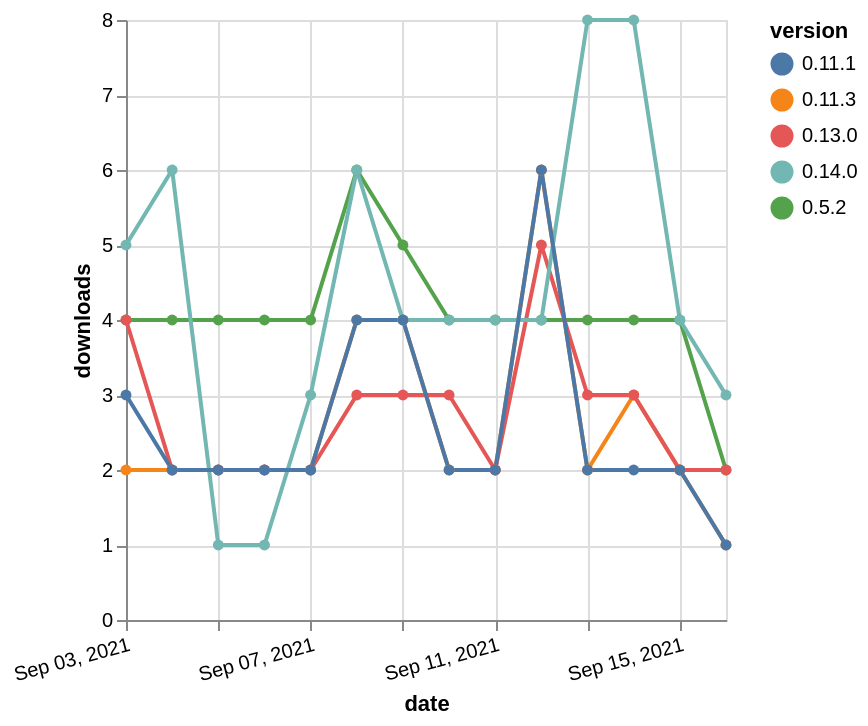

Specify this chart in Vega-Lite:
### Vega-Lite specification from a JSON file in a GitHub repository (floating-point values rounded to 4 significant figures)
{"$schema": "https://vega.github.io/schema/vega-lite/v5.json", "description": "A simple bar chart with embedded data.", "data": {"values": [{"date": "2021-09-03", "total": 4891, "delta": 2, "version": "0.11.3"}, {"date": "2021-09-04", "total": 4893, "delta": 2, "version": "0.11.3"}, {"date": "2021-09-05", "total": 4895, "delta": 2, "version": "0.11.3"}, {"date": "2021-09-06", "total": 4897, "delta": 2, "version": "0.11.3"}, {"date": "2021-09-07", "total": 4899, "delta": 2, "version": "0.11.3"}, {"date": "2021-09-08", "total": 4903, "delta": 4, "version": "0.11.3"}, {"date": "2021-09-09", "total": 4907, "delta": 4, "version": "0.11.3"}, {"date": "2021-09-10", "total": 4909, "delta": 2, "version": "0.11.3"}, {"date": "2021-09-11", "total": 4911, "delta": 2, "version": "0.11.3"}, {"date": "2021-09-12", "total": 4917, "delta": 6, "version": "0.11.3"}, {"date": "2021-09-13", "total": 4919, "delta": 2, "version": "0.11.3"}, {"date": "2021-09-14", "total": 4922, "delta": 3, "version": "0.11.3"}, {"date": "2021-09-15", "total": 4924, "delta": 2, "version": "0.11.3"}, {"date": "2021-09-16", "total": 4925, "delta": 1, "version": "0.11.3"}, {"date": "2021-09-03", "total": 5768, "delta": 4, "version": "0.5.2"}, {"date": "2021-09-04", "total": 5772, "delta": 4, "version": "0.5.2"}, {"date": "2021-09-05", "total": 5776, "delta": 4, "version": "0.5.2"}, {"date": "2021-09-06", "total": 5780, "delta": 4, "version": "0.5.2"}, {"date": "2021-09-07", "total": 5784, "delta": 4, "version": "0.5.2"}, {"date": "2021-09-08", "total": 5790, "delta": 6, "version": "0.5.2"}, {"date": "2021-09-09", "total": 5795, "delta": 5, "version": "0.5.2"}, {"date": "2021-09-10", "total": 5799, "delta": 4, "version": "0.5.2"}, {"date": "2021-09-11", "total": 5803, "delta": 4, "version": "0.5.2"}, {"date": "2021-09-12", "total": 5807, "delta": 4, "version": "0.5.2"}, {"date": "2021-09-13", "total": 5811, "delta": 4, "version": "0.5.2"}, {"date": "2021-09-14", "total": 5815, "delta": 4, "version": "0.5.2"}, {"date": "2021-09-15", "total": 5819, "delta": 4, "version": "0.5.2"}, {"date": "2021-09-16", "total": 5821, "delta": 2, "version": "0.5.2"}, {"date": "2021-09-03", "total": 7214, "delta": 4, "version": "0.13.0"}, {"date": "2021-09-04", "total": 7216, "delta": 2, "version": "0.13.0"}, {"date": "2021-09-05", "total": 7218, "delta": 2, "version": "0.13.0"}, {"date": "2021-09-06", "total": 7220, "delta": 2, "version": "0.13.0"}, {"date": "2021-09-07", "total": 7222, "delta": 2, "version": "0.13.0"}, {"date": "2021-09-08", "total": 7225, "delta": 3, "version": "0.13.0"}, {"date": "2021-09-09", "total": 7228, "delta": 3, "version": "0.13.0"}, {"date": "2021-09-10", "total": 7231, "delta": 3, "version": "0.13.0"}, {"date": "2021-09-11", "total": 7233, "delta": 2, "version": "0.13.0"}, {"date": "2021-09-12", "total": 7238, "delta": 5, "version": "0.13.0"}, {"date": "2021-09-13", "total": 7241, "delta": 3, "version": "0.13.0"}, {"date": "2021-09-14", "total": 7244, "delta": 3, "version": "0.13.0"}, {"date": "2021-09-15", "total": 7246, "delta": 2, "version": "0.13.0"}, {"date": "2021-09-16", "total": 7248, "delta": 2, "version": "0.13.0"}, {"date": "2021-09-03", "total": 15630, "delta": 5, "version": "0.14.0"}, {"date": "2021-09-04", "total": 15636, "delta": 6, "version": "0.14.0"}, {"date": "2021-09-05", "total": 15637, "delta": 1, "version": "0.14.0"}, {"date": "2021-09-06", "total": 15638, "delta": 1, "version": "0.14.0"}, {"date": "2021-09-07", "total": 15641, "delta": 3, "version": "0.14.0"}, {"date": "2021-09-08", "total": 15647, "delta": 6, "version": "0.14.0"}, {"date": "2021-09-09", "total": 15651, "delta": 4, "version": "0.14.0"}, {"date": "2021-09-10", "total": 15655, "delta": 4, "version": "0.14.0"}, {"date": "2021-09-11", "total": 15659, "delta": 4, "version": "0.14.0"}, {"date": "2021-09-12", "total": 15663, "delta": 4, "version": "0.14.0"}, {"date": "2021-09-13", "total": 15671, "delta": 8, "version": "0.14.0"}, {"date": "2021-09-14", "total": 15679, "delta": 8, "version": "0.14.0"}, {"date": "2021-09-15", "total": 15683, "delta": 4, "version": "0.14.0"}, {"date": "2021-09-16", "total": 15686, "delta": 3, "version": "0.14.0"}, {"date": "2021-09-03", "total": 4373, "delta": 3, "version": "0.11.1"}, {"date": "2021-09-04", "total": 4375, "delta": 2, "version": "0.11.1"}, {"date": "2021-09-05", "total": 4377, "delta": 2, "version": "0.11.1"}, {"date": "2021-09-06", "total": 4379, "delta": 2, "version": "0.11.1"}, {"date": "2021-09-07", "total": 4381, "delta": 2, "version": "0.11.1"}, {"date": "2021-09-08", "total": 4385, "delta": 4, "version": "0.11.1"}, {"date": "2021-09-09", "total": 4389, "delta": 4, "version": "0.11.1"}, {"date": "2021-09-10", "total": 4391, "delta": 2, "version": "0.11.1"}, {"date": "2021-09-11", "total": 4393, "delta": 2, "version": "0.11.1"}, {"date": "2021-09-12", "total": 4399, "delta": 6, "version": "0.11.1"}, {"date": "2021-09-13", "total": 4401, "delta": 2, "version": "0.11.1"}, {"date": "2021-09-14", "total": 4403, "delta": 2, "version": "0.11.1"}, {"date": "2021-09-15", "total": 4405, "delta": 2, "version": "0.11.1"}, {"date": "2021-09-16", "total": 4406, "delta": 1, "version": "0.11.1"}]}, "width": "container", "mark": {"type": "line", "point": {"filled": true}}, "encoding": {"x": {"field": "date", "type": "temporal", "timeUnit": "yearmonthdate", "title": "date", "axis": {"labelAngle": -15}}, "y": {"field": "delta", "type": "quantitative", "title": "downloads"}, "color": {"field": "version", "type": "nominal"}, "tooltip": {"field": "delta"}}}
